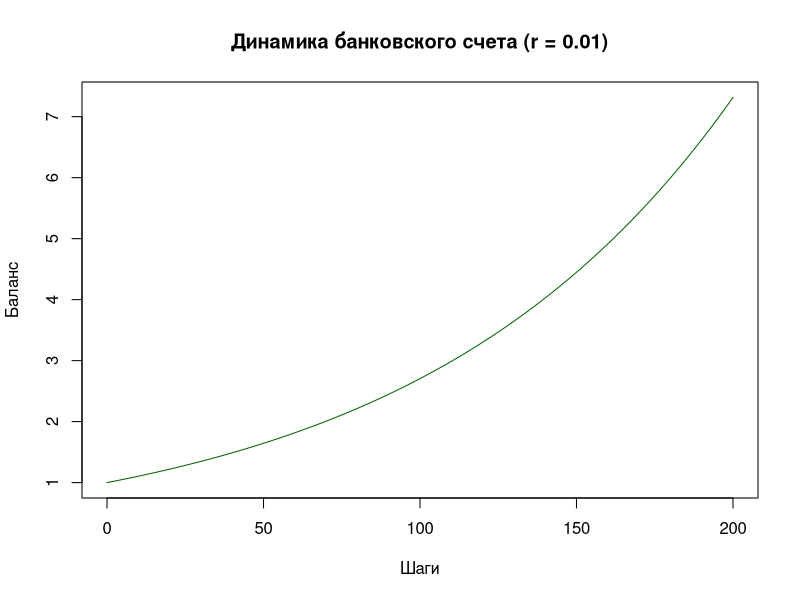
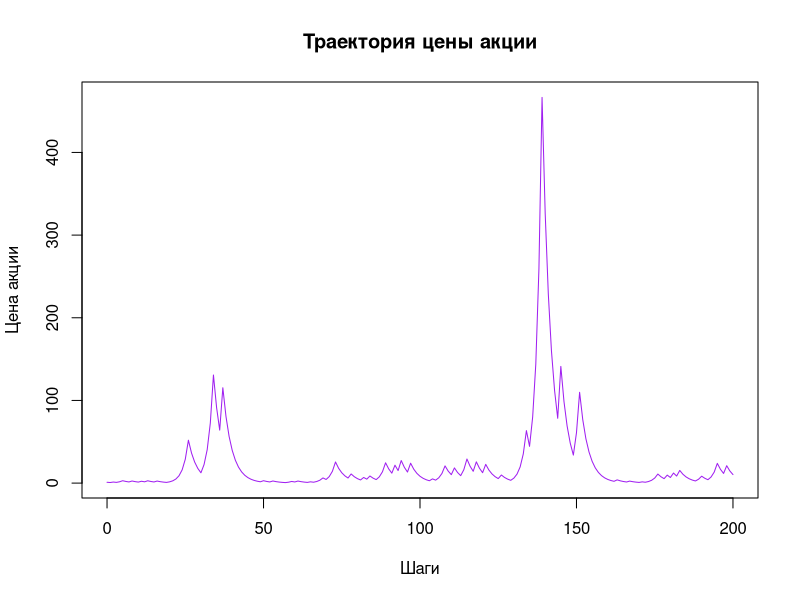

These figures' R source, in order:
# Установка и загрузка пакета stats
if (!require(stats)) install.packages("stats")
library(stats)

# Функция для моделирования банковского счета
simulate_bank_account <- function(steps, rate) {
  # Инициализация вектора для банковского счета
  balance <- numeric(steps + 1)
  balance[1] <- 1  # Начальный баланс
  
  # Вычисление значений счета
  for (n in 1:steps) {
    balance[n + 1] <- (1 + rate) * balance[n]
  }
  
  balance
}

# Функция для моделирования цены акции
simulate_stock_price <- function(steps, initial_price, down_ret, up_ret, prob_up) {
  # Инициализация вектора для цен акций
  stock_price <- numeric(steps + 1)
  stock_price[1] <- initial_price
  
  # Генерация случайных доходностей
  set.seed(123)  # Для воспроизводимости
  returns <- rbinom(steps, 1, prob_up)
  returns <- ifelse(returns == 1, up_ret, down_ret)
  
  # Вычисление цен акций
  for (n in 1:steps) {
    stock_price[n + 1] <- (1 + returns[n]) * stock_price[n]
  }
  
  stock_price
}

# Функция для расчета справедливой цены call-опциона
calculate_call_option_price <- function(initial_price, steps, down_ret, up_ret, rate, strike) {
  # Вычисление вероятностей
  p_bar <- (rate - down_ret) / (up_ret - down_ret)
  p_star <- (1 + up_ret) / (1 + rate) * p_bar
  
  # Вычисление минимального числа успехов K0
  log_term1 <- log(strike / (initial_price * (1 + down_ret)^steps))
  log_term2 <- log((1 + up_ret) / (1 + down_ret))
  K0 <- 1 + floor(log_term1 / log_term2)
  
  # Расчет цены опциона
  if (K0 > steps) {
    option_price <- 0
  } else {
    # Хвосты биномиального распределения
    binom_tail_p_star <- 1 - pbinom(K0 - 1, steps, p_star)
    binom_tail_p_bar <- 1 - pbinom(K0 - 1, steps, p_bar)
    
    # Справедливая цена call-опциона
    option_price <- initial_price * binom_tail_p_star - strike * (1 + rate)^(-steps) * binom_tail_p_bar
  }
  
  option_price
}

# Задание 1: Моделирование банковского счета
steps <- 200
interest_rate <- 0.01

bank_balance <- simulate_bank_account(steps, interest_rate)

# Визуализация банковского счета
plot(0:steps, bank_balance, type = "l", col = "darkgreen", 
     xlab = "Шаги", ylab = "Баланс", 
     main = "Динамика банковского счета (r = 0.01)")
cat("Начальный баланс B_0:", bank_balance[1], "\nКонечный баланс B_200:", bank_balance[steps + 1], "\n")

# Задание 2: Моделирование цены акции
initial_stock_price <- 1
down_return <- -0.3
up_return <- 0.8
prob_up <- 0.4

stock_prices <- simulate_stock_price(steps, initial_stock_price, down_return, up_return, prob_up)

# Визуализация траектории цены акции
plot(0:steps, stock_prices, type = "l", col = "purple", 
     xlab = "Шаги", ylab = "Цена акции", 
     main = "Траектория цены акции")
cat("Начальная цена S_0:", stock_prices[1], "\nКонечная цена S_200:", stock_prices[steps + 1], "\n")

# Задание 3: Расчет справедливой цены call-опциона
initial_stock_price <- 100
steps <- 10
down_return <- -0.3
up_return <- 0.8
interest_rate <- 0.2
strike_price <- 100

call_price <- calculate_call_option_price(initial_stock_price, steps, down_return, 
                                          up_return, interest_rate, strike_price)

# Вывод результата
cat("Справедливая цена call-опциона:", call_price, "\n")
